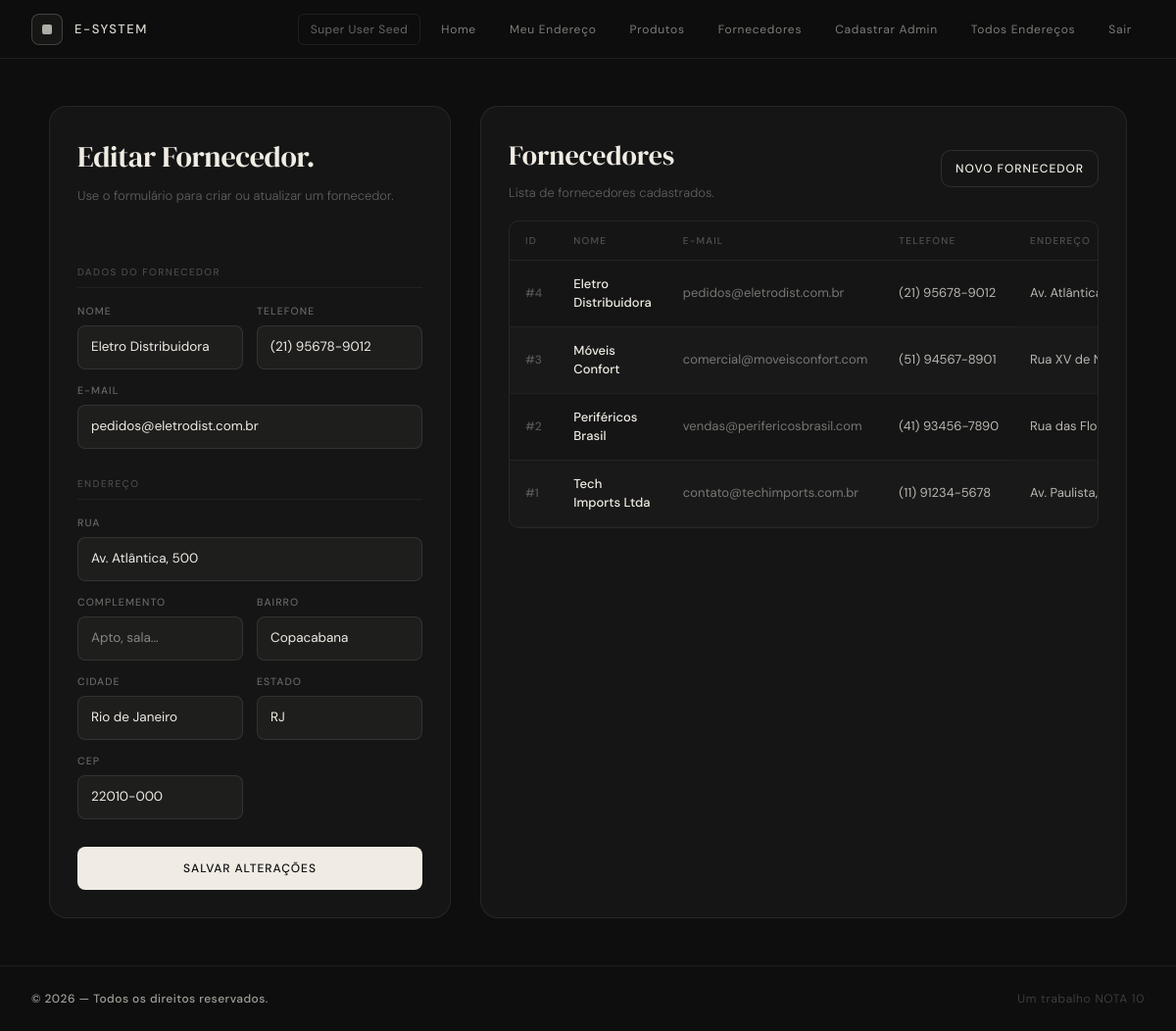
The app's page /suppliers.php?edit_id=4 (signed in) with its own data.
### tables this page shows
CREATE TABLE IF NOT EXISTS suppliers(
    id INT AUTO_INCREMENT PRIMARY KEY,
    name VARCHAR(255) NOT NULL,
    phone VARCHAR(50) NOT NULL,
    email VARCHAR(255) NOT NULL UNIQUE,
    created_at TIMESTAMP DEFAULT CURRENT_TIMESTAMP,
    address_id INT,
    FOREIGN KEY (address_id) REFERENCES addresses(id)
);

CREATE TABLE IF NOT EXISTS addresses (
    id INT AUTO_INCREMENT PRIMARY KEY,
    street VARCHAR(255) NOT NULL,
    complement VARCHAR(255),
    city VARCHAR(100) NOT NULL,
    state VARCHAR(100) NOT NULL,
    neighborhood VARCHAR(100) NOT NULL,
    zip_code VARCHAR(20) NOT NULL
);

### src/connection/db.php (called while the page is built, shortened)
<?php
class Connection {
    private static $instance = null;
    private function __construct() {
        $host = 'db';
        $db = 'testdb';
        $user = 'root';
        $pass = 'root';
        try {
            $this->conn = new PDO("mysql:host=$host;dbname=$db", $user, $pass);
        } catch (PDOException $e) {
            die("Erro de conexão: " . $e->getMessage());
        }
    }
     public static function getInstance(): PDO {
        if (self::$instance === null) {
            $obj = new Connection();
            self::$instance = $obj->conn;
        }
        return self::$instance;
    }
}

### src/dao/SupplierDAO.php (called while the page is built, shortened)
<?php
require_once __DIR__ . '/../connection/db.php';
require_once __DIR__ . '/../models/Supplier.php';
class SupplierDAO {
    private PDO $db;
    public function __construct() {
        $this->db = Connection::getInstance();
    }
    public function findAllWithAddress(): array {
        $stmt = $this->db->query(
            'SELECT s.*, a.street, a.complement, a.city, a.state, a.neighborhood, a.zip_code
             FROM suppliers s
             LEFT JOIN addresses a ON a.id = s.address_id
             ORDER BY s.id DESC'
        );
        return $stmt->fetchAll(PDO::FETCH_ASSOC);
    }
    public function findById(int $id): ?Supplier {
        $stmt = $this->db->prepare('SELECT * FROM suppliers WHERE id = :id');
        $stmt->execute([':id' => $id]);
        $data = $stmt->fetch(PDO::FETCH_ASSOC);
        return $data ? Supplier::fromArray($data) : null;
    }
}

### src/models/Supplier.php (called while the page is built, shortened)
<?php
class Supplier {
    private ?int $id;
    private string $name;
    private string $phone;
    private string $email;
    private ?int $addressId;
    public function __construct(?int $id, string $name, string $phone, string $email, ?int $addressId = null, ?string $createdAt = null) {
        $this->id = $id;
        $this->name = $name;
        $this->phone = $phone;
        $this->email = $email;
        $this->addressId = $addressId;
    }
    public static function fromArray(array $data): Supplier {
        return new self(
            isset($data['id']) ? (int)$data['id'] : null,
            $data['name'] ?? '',
            $data['phone'] ?? '',
            $data['email'] ?? '',
            isset($data['address_id']) ? (int)$data['address_id'] : null,
            $data['created_at'] ?? null
        );
    }
    public function getId(): ?int {
        return $this->id;
    }
    public function getName(): string {
        return $this->name;
    }
    public function getPhone(): string {
        return $this->phone;
    }
    public function getEmail(): string {
        return $this->email;
    }
    public function getAddressId(): ?int {
        return $this->addressId;
    }
}

### src/dao/AddressDAO.php (called while the page is built, shortened)
<?php
require_once __DIR__ . '/../connection/db.php';
require_once __DIR__ . '/../models/Address.php';
class AddressDAO {
    private PDO $db;
    public function __construct() {
        $this->db = Connection::getInstance();
    }
    public function findById(int $id): ?Address {
        $stmt = $this->db->prepare('SELECT * FROM addresses WHERE id = :id');
        $stmt->execute([':id' => $id]);
        $data = $stmt->fetch(PDO::FETCH_ASSOC);
        return $data ? Address::fromArray($data) : null;
    }
}

### src/models/Address.php (called while the page is built, shortened)
<?php
class Address {
    private string $street;
    private ?string $complement;
    private string $city;
    private string $state;
    private string $neighborhood;
    private string $zipCode;
    public function __construct(?int $id, string $street, ?string $complement, string $city, string $state, string $neighborhood, string $zipCode) {
        $this->street = $street;
        $this->complement = $complement;
        $this->city = $city;
        $this->state = $state;
        $this->neighborhood = $neighborhood;
        $this->zipCode = $zipCode;
    }
    public static function fromArray(array $data): Address {
        return new self(
            isset($data['id']) ? (int)$data['id'] : null,
            $data['street'] ?? '',
            $data['complement'] ?? null,
            $data['city'] ?? '',
            $data['state'] ?? '',
            $data['neighborhood'] ?? '',
            $data['zip_code'] ?? ''
        );
    }
    public function getStreet(): string {
        return $this->street;
    }
    public function getComplement(): ?string {
        return $this->complement;
    }
    public function getCity(): string {
        return $this->city;
    }
    public function getState(): string {
        return $this->state;
    }
    public function getNeighborhood(): string {
        return $this->neighborhood;
    }
    public function getZipCode(): string {
        return $this->zipCode;
    }
}

### src/suppliers.php (the view, shortened to what this page needs)
<?php
require_once 'dao/SupplierDAO.php';
require_once 'dao/AddressDAO.php';
require_once 'models/Supplier.php';
require_once 'models/Address.php';
$supplierDAO = new SupplierDAO();
$addressDAO = new AddressDAO();
$formData = [
    'supplier_id' => null,
    'name' => '',
    'phone' => '',
    'email' => '',
    'street' => '',
    'complement' => '',
    'neighborhood' => '',
    'city' => '',
    'state' => '',
    'zip_code' => '',
];
if (isset($_GET['edit_id'])) {
    $editSupplier = $supplierDAO->findById((int)$_GET['edit_id']);
    if ($editSupplier) {
        $formData['supplier_id'] = $editSupplier->getId();
        $formData['name'] = $editSupplier->getName();
        $formData['phone'] = $editSupplier->getPhone();
        $formData['email'] = $editSupplier->getEmail();
        $editAddress = $addressDAO->findById($editSupplier->getAddressId());
        if ($editAddress) {
            $formData['street'] = $editAddress->getStreet();
            $formData['complement'] = $editAddress->getComplement() ?? '';
            $formData['neighborhood'] = $editAddress->getNeighborhood();
            $formData['city'] = $editAddress->getCity();
            $formData['state'] = $editAddress->getState();
            $formData['zip_code'] = $editAddress->getZipCode();
        }
    } else {
        $message = 'Fornecedor não encontrado.';
    }
}
$suppliers = $supplierDAO->findAllWithAddress();
include 'partials/header.php';
?>
<main class="flex-grow flex justify-center px-6 py-12">
  <div style="width:100%;max-width:1100px">
    <div style="display:grid;grid-template-columns:1fr 1.3fr;gap:30px">
      <section style="border:1px solid rgba(240,236,228,0.08);border-radius:18px;padding:28px;background:rgba(255,255,255,0.03)">
        <h1 style="font-family:'DM Serif Display',serif;font-size:30px;font-weight:400;letter-spacing:-0.01em;margin:0 0 8px"><?= $formData['supplier_id'] ? 'Editar Fornecedor' : 'Cadastrar Fornecedor' ?>.</h1>
        <p style="font-size:13px;font-weight:300;color:rgba(240,236,228,0.35);margin:0 0 2rem">Use o formulário para criar ou atualizar um fornecedor.</p>
        <?php
          $inputStyle = "background:rgba(240,236,228,0.04);border:1px solid rgba(240,236,228,0.1);border-radius:8px;padding:11px 13px;font-size:13.5px;font-family:'DM Sans',sans-serif;color:#f0ece4;outline:none;width:100%;box-sizing:border-box";
          $labelStyle = "font-size:10.5px;font-weight:500;letter-spacing:0.1em;text-transform:uppercase;color:rgba(240,236,228,0.38);display:block;margin-bottom:7px";
          $sectionStyle = "font-size:10px;font-weight:500;letter-spacing:0.14em;text-transform:uppercase;color:rgba(240,236,228,0.25);margin:1.75rem 0 1rem;padding-bottom:8px;border-bottom:1px solid rgba(240,236,228,0.06)";
        ?>
        <form method="post" style="display:flex;flex-direction:column">
          <p style="<?= $sectionStyle ?>">Dados do fornecedor</p>
          <div style="display:grid;grid-template-columns:1fr 1fr;gap:14px">
            <label style="display:flex;flex-direction:column">
              <span style="<?= $labelStyle ?>">Nome</span>
              <input type="text" name="name" value="<?= htmlspecialchars($formData['name']) ?>" placeholder="Nome do fornecedor" style="<?= $inputStyle ?>" required>
            </label>
            <label style="display:flex;flex-direction:column">
              <span style="<?= $labelStyle ?>">Telefone</span>
              <input type="text" name="phone" value="<?= htmlspecialchars($formData['phone']) ?>" placeholder="(00) 00000-0000" style="<?= $inputStyle ?>" required>
            </label>
            <label style="display:flex;flex-direction:column;grid-column:span 2">
              <span style="<?= $labelStyle ?>">E-mail</span>
              <input type="email" name="email" value="<?= htmlspecialchars($formData['email']) ?>" placeholder="contato@fornecedor.com" style="<?= $inputStyle ?>" required>
            </label>
          </div>
          <p style="<?= $sectionStyle ?>">Endereço</p>
          <div style="display:grid;grid-template-columns:1fr 1fr;gap:14px">
            <label style="display:flex;flex-direction:column;grid-column:span 2">
              <span style="<?= $labelStyle ?>">Rua</span>
              <input type="text" name="street" value="<?= htmlspecialchars($formData['street']) ?>" placeholder="Rua, avenida..." style="<?= $inputStyle ?>" required>
            </label>
            <label style="display:flex;flex-direction:column">
              <span style="<?= $labelStyle ?>">Complemento</span>
              <input type="text" name="complement" value="<?= htmlspecialchars($formData['complement']) ?>" placeholder="Apto, sala..." style="<?= $inputStyle ?>">
            </label>
            <label style="display:flex;flex-direction:column">
              <span style="<?= $labelStyle ?>">Bairro</span>
              <input type="text" name="neighborhood" value="<?= htmlspecialchars($formData['neighborhood']) ?>" placeholder="Bairro" style="<?= $inputStyle ?>" required>
            </label>
            <label style="display:flex;flex-direction:column">
              <span style="<?= $labelStyle ?>">Cidade</span>
              <input type="text" name="city" value="<?= htmlspecialchars($formData['city']) ?>" placeholder="Cidade" style="<?= $inputStyle ?>" required>
            </label>
            <label style="display:flex;flex-direction:column">
              <span style="<?= $labelStyle ?>">Estado</span>
              <input type="text" name="state" value="<?= htmlspecialchars($formData['state']) ?>" placeholder="UF" style="<?= $inputStyle ?>" required>
            </label>
            <label style="display:flex;flex-direction:column">
              <span style="<?= $labelStyle ?>">CEP</span>
              <input type="text" name="zip_code" value="<?= htmlspecialchars($formData['zip_code']) ?>" placeholder="00000-000" style="<?= $inputStyle ?>" required>
            </label>
          </div>
          <button type="submit" style="width:100%;padding:13px;margin-top:1.75rem;background:#f0ece4;color:#0e0e0e;border:none;border-radius:8px;font-size:12px;font-weight:500;font-family:'DM Sans',sans-serif;letter-spacing:0.08em;text-transform:uppercase;cursor:pointer">
            <?= $formData['supplier_id'] ? 'Salvar alterações' : 'Cadastrar fornecedor' ?>
          </button>
        </form>
      </section>
      <section style="max-width: 660px; border:1px solid rgba(240,236,228,0.08);border-radius:18px;padding:28px;background:rgba(255,255,255,0.03)">
        <div style="display:flex;align-items:center;justify-content:space-between;gap:16px;margin-bottom:18px">
          <div>
            <h2 style="font-family:'DM Serif Display',serif;font-size:28px;font-weight:400;margin:0">Fornecedores</h2>
            <p style="font-size:13px;font-weight:300;color:rgba(240,236,228,0.35);margin:8px 0 0">Lista de fornecedores cadastrados.</p>
          </div>
          <a href="suppliers.php" style="font-size:12px;font-weight:500;letter-spacing:0.08em;text-transform:uppercase;color:#f0ece4;text-decoration:none;border:1px solid rgba(240,236,228,0.12);padding:9px 14px;border-radius:10px;">Novo fornecedor</a>
        </div>
        <?php if (empty($suppliers)): ?>
          <div style="border:1px solid rgba(240,236,228,0.08);border-radius:10px;padding:48px;text-align:center;font-size:13px;color:rgba(240,236,228,0.3);letter-spacing:0.04em">
            Nenhum fornecedor encontrado.
          </div>
        <?php else: ?>
          <div style="overflow-x:auto;border:1px solid rgba(240,236,228,0.08);border-radius:10px">
            <table style="width:100%;border-collapse:collapse;font-size:13px;color:#f0ece4">
              <thead>
                <tr style="border-bottom:1px solid rgba(240,236,228,0.08)">
                  <?php foreach (['ID','Nome','E-mail','Telefone','Endereço','Ações'] as $col): ?>
                    <th style="padding:12px 16px;text-align:left;font-size:10px;font-weight:500;letter-spacing:0.12em;text-transform:uppercase;color:rgba(240,236,228,0.28);white-space:nowrap">
                      <?= $col ?>
                    </th>
                  <?php endforeach ?>
                </tr>
              </thead>
              <tbody>
                <?php foreach ($suppliers as $i => $supplier):
                  $rowBg = $i % 2 === 0 ? 'transparent' : 'rgba(240,236,228,0.02)';
                  $address = htmlspecialchars(trim(implode(', ', array_filter([
                    $supplier['street'] ?? '',
                    $supplier['complement'] ?? '',
                    $supplier['neighborhood'] ?? '',
                    $supplier['city'] ?? '',
                    $supplier['state'] ?? '',
                    $supplier['zip_code'] ?? '',
                  ]))));
                ?>
                  <tr style="border-bottom:1px solid rgba(240,236,228,0.05);background:<?= $rowBg ?>;transition:background 0.15s"
                      onmouseover="this.style.background='rgba(240,236,228,0.05)'"
                      onmouseout="this.style.background='<?= $rowBg ?>'">
                    <td style="padding:14px 16px;color:rgba(240,236,228,0.3);font-size:12px;font-weight:500;white-space:nowrap">#<?= htmlspecialchars($supplier['id']) ?></td>
                    <td style="padding:14px 16px;color:#f0ece4;font-weight:500;"><?= htmlspecialchars($supplier['name']) ?></td>
                    <td style="padding:14px 16px;color:rgba(240,236,228,0.45);white-space:nowrap"><?= htmlspecialchars($supplier['email']) ?></td>
                    <td style="padding:14px 16px;color:rgba(240,236,228,0.75);white-space:nowrap"><?= htmlspecialchars($supplier['phone']) ?></td>
                    <td style="padding:14px 16px;color:rgba(240,236,228,0.75);max-width:260px;white-space:nowrap;overflow:hidden;text-overflow:ellipsis;"><?= $address ?></td>
                  </tr>
                <?php endforeach ?>
              </tbody>
            </table>
          </div>
        <?php endif ?>
      </section>
    </div>
  </div>
</main>
<?php include 'partials/footer.php';

### src/partials/header.php (style rules this page uses)
:root { --cream: #f0ece4; --bg: #0e0e0e; --border: rgba(240,236,228,0.1); --muted: rgba(240,236,228,0.38); }
body { font-family: 'DM Sans', sans-serif; background: var(--bg); color: var(--cream); }

### records on screen
suppliers: name "Eletro Distribuidora", phone "(21) 95678-9012", email "pedidos@eletrodist.com.br", id "4", address.zip_code "Av. Atlântica, 500, Copacabana, Rio…"
addresses: street "Av. Atlântica, 500", neighborhood "Copacabana", city "Rio de Janeiro", state "RJ", zip_code "22010-000"
suppliers: id "3", name "Móveis Confort", email "comercial@moveisconfort.com", phone "(51) 94567-8901", address.zip_code "Rua XV de Novembro, 300, Loja 3, C…"
suppliers: id "2", name "Periféricos Brasil", email "vendas@perifericosbrasil.com", phone "(41) 93456-7890", address.zip_code "Rua das Flores, 200, Centro, Curitiba…"
suppliers: id "1", name "Tech Imports Ltda", email "contato@techimports.com.br", phone "(11) 91234-5678", address.zip_code "Av. Paulista, 1000, Sala 52, Bela Vista,…"

### other values on screen
$user['name'] "Super User Seed"
$label "Home"
$label "Meu Endereço"
$label "Produtos"
$label "Fornecedores"
$label "Cadastrar Admin"
$label "Todos Endereços"
$label "Sair"
$col "ID"
$col "NOME"
$col "E-MAIL"
$col "TELEFONE"
$col "ENDEREÇO"
